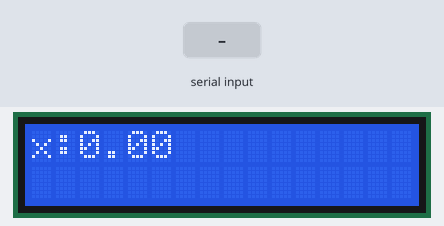
The sketch below on a simulated Arduino Uno, built with avr-gcc and run on an emulated ATmega328P. Parts: 16×2 character LCD. The inputs (shaded band) are chosen by the test bench.

Above: at 1.2 s.
1.3 s: "90,45\n" received over Serial
At 2.1 s:
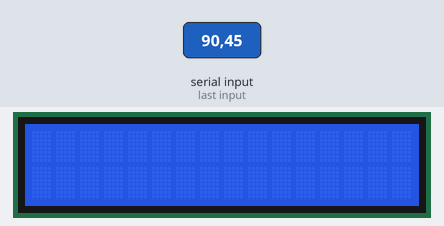
3.8 s: "30,150\n" received over Serial
At 5.8 s:
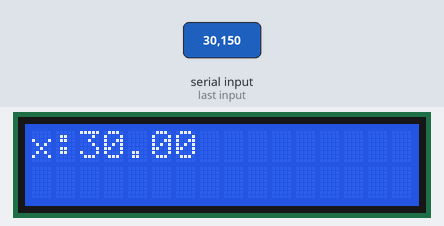
Timing chart, 0 to 7.3 s (numbered marks = the images above; inputs shaded):
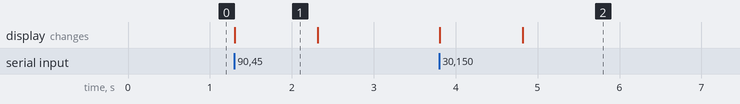

Measured:
- after the input at 1.3 s, the display: changes at once (image 1)
- after the input at 3.8 s, the display: first changes at once (image 2 shows a later state)
- what the display in image 1 shows lasts 1.0 s, from 1.3 s to 2.3 s

The sketch:

upper_computer_command.ino
```cpp
#include <Wire.h> //Calling the wire library
#include <LiquidCrystal_I2C.h> //Calling the LiquidCrystal_I2C library

LiquidCrystal_I2C lcd(0x3F,16,2); //Setting the LCD1_602A device address
 String myString = ""; //Receive the value sent from the serial port

 float x = 0;//Integer x to store led_flash(x)


void setup()
{
  Serial.begin(9600);
  lcd.init();                  // Initialise LCD_1602A
  lcd.backlight();             //Setting the LCD background equal brightness
}

void loop()
{
   if (Serial.available() > 0)//If there is data on the serial port
  {
    lcd.clear();
    myString = Serial.readString();//Retrieve String
    x = myString.toFloat();//Convert the string xstr to the number x

  }
  lcd.setCursor(0,0);
            //The first line shows
  lcd.print("x:");     	//output character
  //lcd.setCursor(0,1);			//The second line shows
  lcd.print(x);
}
```
